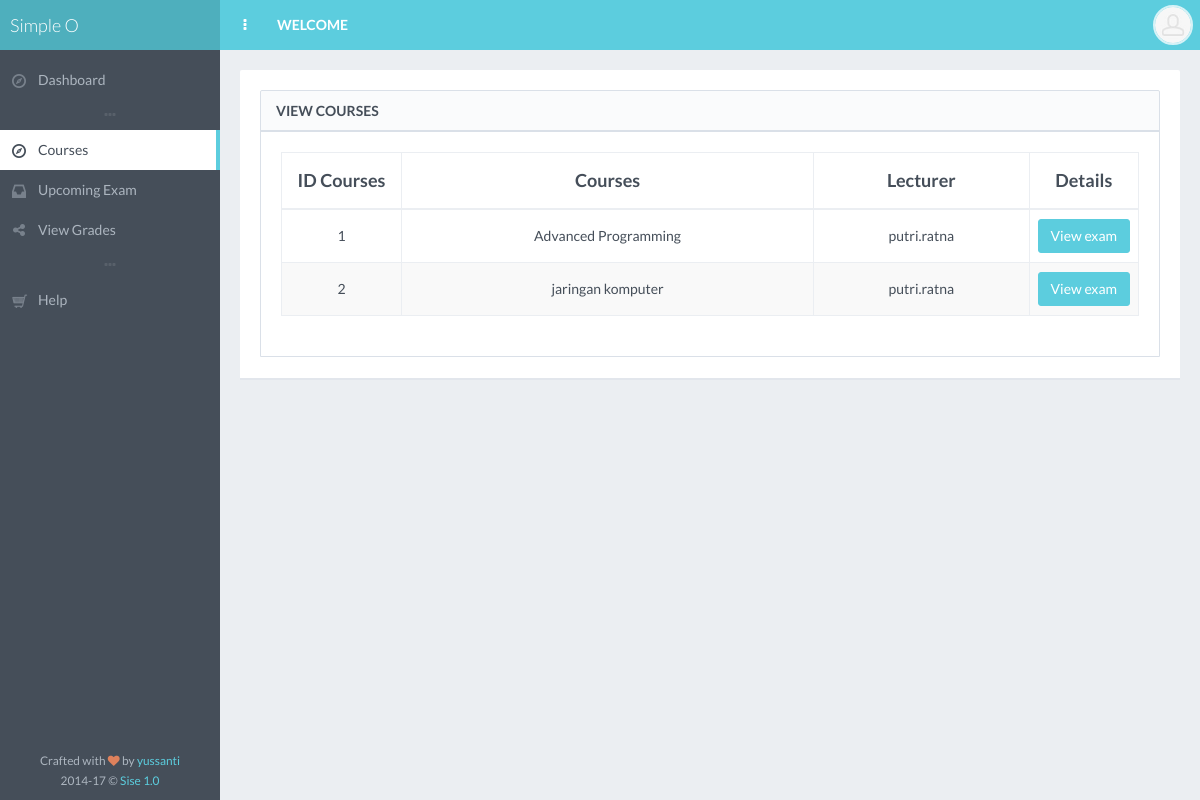
Page /seeCoursesStud.php (signed in) on the committed database.
### tables this page shows
CREATE TABLE `tb_courses` (
  `idmk` int(11) NOT NULL,
  `courses` varchar(40) NOT NULL,
  `username` varchar(30) NOT NULL
);

### seeCoursesStud.php (the view, shortened to what this page needs)
<?php include 'inc/template_start.php'; ?>
<?php include 'inc/page_head.php'; ?>
<div id="page-content">
    <div class="block">
    <div class="block full">
        <div class="block-title">
            <h2>View Courses</h2>
        </div>
        <div class="table-responsive">
            <table id="example-datatable" class="table table-striped table-bordered table-vcenter">
                <thead>
                    <tr>
                        <th style="width: 120px;" class="text-center">ID Courses</th>
                        <th class="text-center">Courses</th>
                        <th class="text-center">Lecturer</th>
                        <th class="text-center" style="width: 75px;">Details</th>
                             </tr>
                </thead>
                <tbody>
                   <tr>
                        <?php
                        $query1 = mysql_query("SELECT * FROM tb_courses");
                    while($baris1=mysql_fetch_array($query1)) {
                    ?>
                    <tr>
                        <td><center><?php echo $baris1['idmk'] ;?></center></td>
                        <td><center><?php echo $baris1['courses'] ;?></center></td>
                        <td><center><?php echo $baris1['username'] ;?></center></td>
                        <td class="text-center">
                             <a href="seeExamStud.php?idmk=<?php echo $baris1['idmk'];?>" data-toggle="tooltip" title="View Exam"><button type="submit" name="take" id="submit"  value="see exam" class="btn btn-effect-ripple btn-primary">View exam</button></a>
                        </td>
                               </tr>
                    <?php } ?>
                </tbody>
            </table>
        </div>
    </div>
    </div>
</div>
<?php include 'inc/page_footer.php'; ?>
<?php include 'inc/template_end.php'; ?>

### css/main.css (style rules this page uses)
body { font-family: "Lato", "Helvetica Neue", Helvetica, Arial, sans-serif; color: #454e59; background-color: #454e59; }
#page-content { padding: 10px 5px 1px; background-color: #ebeef2; }
#page-container.header-fixed-top #page-content { padding-top: 60px; }
.block { margin: 0 0 10px; padding: 20px 15px 1px; background-color: #ffffff; border-top-left-radius: 2px; border-top-right-radius: 2px; -webkit-box-shadow: 0 2px 0 rgba(218, 224, 232, .5); box-shadow: 0 2px 0 rgba(218, 224, 232, .5); }
.block .block { border: 1px solid #dae0e8; -webkit-box-shadow: none; box-shadow: none; }
.block.full { padding: 20px 15px; }
.block-title { margin: -20px -15px 20px; border-bottom: 2px solid #dae0e8; border-top-left-radius: 2px; border-top-right-radius: 2px; background: rgba(218, 224, 232, .15); }
.block-title h1, .block-title h2, .block-title h3, .block-title h4, .block-title h5, .block-title h6 { display: inline-block; font-size: 14px; line-height: 1.4; margin: 0; padding: 10px 15px 9px; font-weight: 600; text-transform: uppercase; }
h1, h2, h3, h4, h5, h6, .h1, .h2, .h3, .h4, .h5, .h6 { font-family: "Lato", "Helvetica Neue", Helvetica, Arial, sans-serif; font-weight: 300; }
h1, h2, h3 { margin-bottom: 15px; }
.text-primary, .text-primary:hover, a, a:hover, a:focus, a.text-primary, a.text-primary:hover, a.text-primary:focus { color: #5ccdde; }
.table.table-vcenter th, .table.table-vcenter td { vertical-align: middle; }
.table thead > tr > th { font-size: 18px; font-weight: 600; }
.table thead > tr > th, .table thead > tr > td, .table tfoot > tr > th, .table tfoot > tr > td { padding-top: 15px; padding-bottom: 15px; }
.table tbody > tr > th, .table tbody > tr > td { padding-top: 8px; padding-bottom: 8px; }
.table thead > tr > th, .table tbody > tr > th, .table tfoot > tr > th, .table thead > tr > td, .table tbody > tr > td, .table tfoot > tr > td, .table tbody + tbody, .table-bordered, .table-bordered > thead > tr > th, .table-bordered > tbody > tr > th, .table-bordered > tfoot > tr > th, .table-bordered > thead > tr > td, .table-bordered > tbody > tr > td, .table-bordered > tfoot > tr > td { border-color: #ebeef2; }
.btn { margin: 1px 0; background-color: #ffffff; border-radius: 3px; }
.btn-primary { background-color: #5ccdde; border-color: #5ccdde; }
p, .table, .alert, .carousel { margin-bottom: 20px; }
@media screen and (min-width: 768px) { #page-content { padding: 20px 20px 1px; } }
@media screen and (min-width: 768px) { #page-container.header-fixed-top #page-content { padding-top: 70px; } }
@media screen and (min-width: 768px) { .content-header, .content-header-media .header-section, .block, .block.full, .modal-body { padding-left: 20px; padding-right: 20px; } }
@media screen and (min-width: 768px) { .block, .widget { margin-bottom: 20px; } }
@media screen and (min-width: 768px) { .block-title { margin-left: -20px; margin-right: -20px; } }

### rows in the picture
tb_courses: idmk "1", courses "Advanced Programming", username "putri.ratna"
tb_courses: idmk "2", courses "jaringan komputer", username "putri.ratna"

### other values in the picture
$link['name'] "Dashboard"
$link['name'] "Courses"
$link['name'] "Upcoming Exam"
$link['name'] "View Grades"
$link['name'] "Help"
$template['name'] "Sise"
$template['version'] "1.0"
$template['header_link'] "WELCOME"
